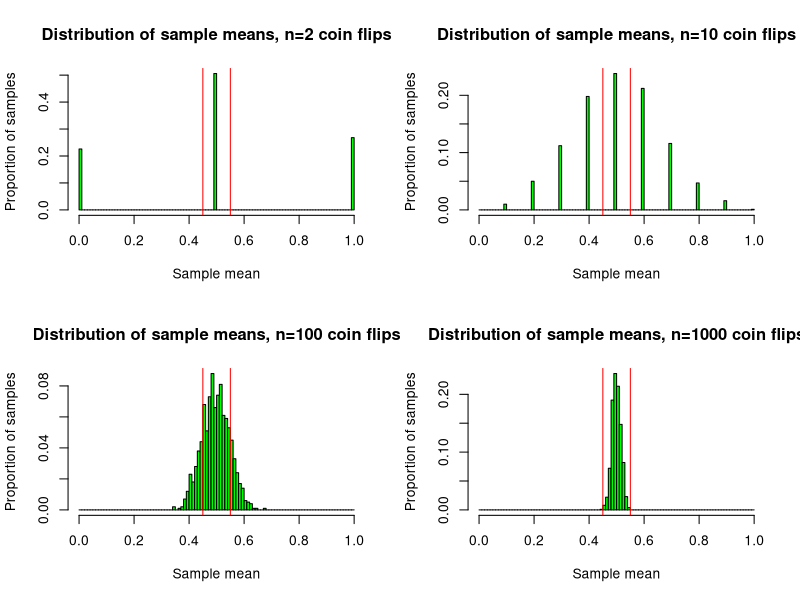

This figure's R source:
numsims<-1000
x<- seq(-4, 4, length=100)
y <- dnorm(x)

par(mfrow=c(2,2))
#Loop over sample sizes
for (n in c(2,10,100,1000)){
  
  results<-data.frame(simulation_num=integer(), sample_mean=double())
  
  #Simulate the random sample 1000 times
  for (x in 1:numsims) {
    #Draw sample of n 0/1 coin flips
    thissample<-sample(c(0, 1), size = n, replace=TRUE)
    
    #calculate sample mean and store it in results dataframe
    samplemean<-mean(thissample)
    results[x,] = c(x,samplemean)
  }
  
  #plot results along with vertical lines depicting the set of values within .05 of 1/2
  h<-hist(results$sample_mean, plot=FALSE, breaks = seq(from=0, to=1, by=.01))
  h$density = h$density/100
  plot(h, freq=FALSE, main=paste0("Distribution of sample means, n=",n," coin flips"), xlab="Sample mean", ylab="Proportion of samples", col="green")
  abline(v=c(.45,.55), col=c("red", "red"))  
}
